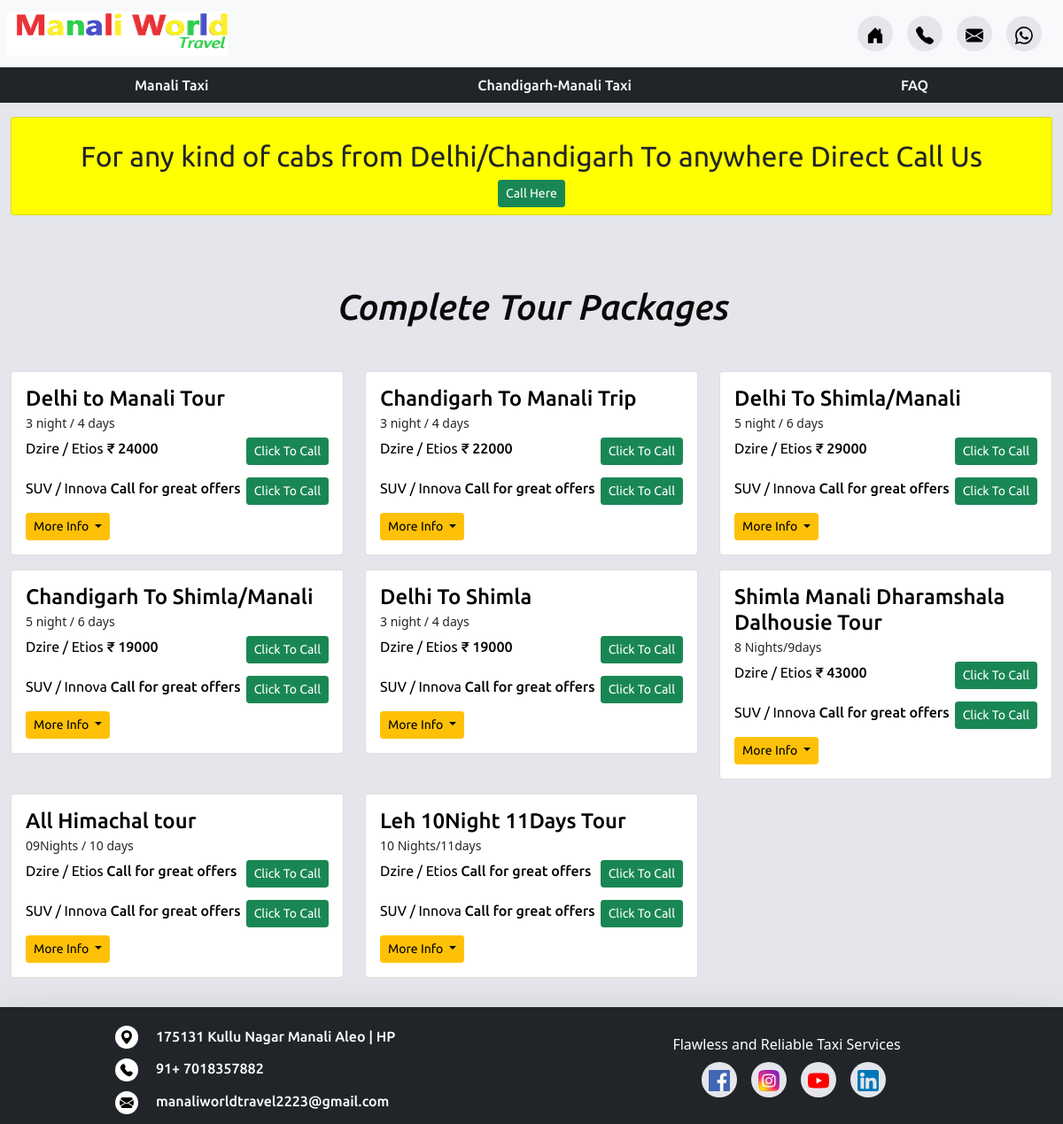
Screenshot of /tour-packages.php with the database file from the repository.
### tables this page shows
CREATE TABLE `tour_packages` (
  `id` int(11) NOT NULL,
  `title` varchar(255) NOT NULL,
  `period` varchar(255) DEFAULT NULL,
  `sedan_rate` varchar(255) DEFAULT NULL,
  `suv_rate` varchar(255) DEFAULT NULL,
  `tempo_rate` varchar(255) DEFAULT NULL,
  `more_info` text NOT NULL,
  `update_date` datetime NOT NULL DEFAULT current_timestamp()
);

### tour-packages.php (the view, shortened to what this page needs)
<!doctype html>
<html lang="en">
  <head>
    <link href="https://cdn.jsdelivr.net/npm/bootstrap@5.0.1/dist/css/bootstrap.min.css" rel="stylesheet">
    <link rel="stylesheet" href="https://cdn.jsdelivr.net/npm/bootstrap-icons@1.5.0/font/bootstrap-icons.css">
    <link rel="stylesheet" href="css/tour-packages.css">
    <link rel="stylesheet" href="css/header.css">
    <link rel="stylesheet" href="css/footer.css">
    <link rel="stylesheet" href="css/our-team.css">
    <link rel="stylesheet" href="css/authority.css">
    <link rel="stylesheet" href="css/tour-packages-media-query.css">
  </head>
  <body>
    <?php
        include("partials/header.php");
    ?>
    <section id="section_main" class="mt-3">
        <div class="container-fluid">
                <div class="card text-center p-2 main_query_msg_div">
                    <h1 class="mt-3 main_query_msg">For any kind of cabs from Delhi/Chandigarh To anywhere Direct Call Us</h1>
                    <div class="">
                        <a href="tel:<?php echo $phone_number;?>" class="btn btn-success btn-sm">Call Here</a>
                    </div>
                </div>
            <div id="tour_packages" class="row">
                <h1 class="heading">Complete Tour Packages</h1>
                <?php
                    include("partials/db.php");
                    $sql = "SELECT * FROM tour_packages ORDER BY id";
                    $result = $conn->query($sql);
                    if($result){
                        $row = $result->num_rows;
                        if($row ==0 ){
                            echo 'no result found';
                        }else{
                        while($data = $result->fetch_assoc()){
                            $title = $data['title'];
                            $period = $data['period'];
                            $sedan_rate = $data['sedan_rate'];
                            $suv_rate = $data['suv_rate'];
                            $tempo_rate = $data['tempo_rate'];
                            echo '<div class="col-md-6 col-lg-4 mt-3">
                                        <div class="card">
                                            <div class="card-body">
                                                <h5 class="card-title">'. $title .'</h5>
                                                <small class="period_text">'.$period.'</small>
                                                <div class="car_info">';
                                                    if($sedan_rate != 0 && $sedan_rate != null){
                                                        echo '<p class="card-text">Dzire / Etios <span class="price">₹ '.$sedan_rate.'</span> </p>';
                                                    }elseif($tempo_rate != 0 && $tempo_rate != null){
                                                        echo '<p class="card-text">12 Seater Tempo <span class="price">₹ '.$tempo_rate.'</span> </p>';
                                                    }else{
                                                        echo '<p class="card-text">Dzire / Etios <span class="price">Call for great offers</span> </p>';
                                                    }
                                                    echo '<div class="">
                                                    <a href="tel:'.$phone_number.'" class="btn btn-success btn-sm">Click To Call</a>
                                                </div>
                                                </div>
                                                <div class="car_info">';
                                                    if($suv_rate != 0 && $suv_rate != null){
                                                        echo '<p class="card-text">SUV / Innova <span class="price">₹ '.$suv_rate.'</span> </p>';
                                                    }else{
                                                        echo '<p class="card-text">SUV / Innova <span class="price">Call for great offers</span> </p>';
                                                    }
                                                    echo '<div class="">
                                                    <a href="tel:'.$phone_number.'" class="btn btn-success btn-sm">Click To Call</a>
                                                    </div>
                                                </div>
                                                <div class="dropdown ">
                                                    <a class="btn btn-warning btn-sm dropdown-toggle" href="#" role="button" id="dropdownMenuLink" data-bs-toggle="dropdown" aria-expanded="false">
                                                    More Info
                                                    </a>
                                                    <ul class="dropdown-menu px-4" aria-labelledby="dropdownMenuLink">';
                                                echo '</ul>
                                                </div>
                                            </div>
                                        </div>
                                    </div>';
                        }
                    }
                    }else{
                        echo 'sorry';
                    }
                ?>
            </div>
        </div>
    </section>
    <?php
        include("partials/footer.php");
    ?>
  </body>
</html>

### css/tour-packages.css (style rules this page uses)
:root { --body-bg-color: #E4E6EB; --font-family: 'Ubuntu', sans-serif; }
body { background-color: var(--body-bg-color); overflow-x: hidden; }
.heading { text-align: center; font-size: 2.5rem; margin-top: 5rem; margin-bottom: 2rem; color: #0A0A0A; font-family: var(--font-family); font-weight: 500; font-style: italic; }
.btn { font-family: var(--font-family); font-weight: 400; }
#section_main .card-body .card-title { font-family: var(--font-family); font-weight: 500; font-size: 1.5rem; color: #000; margin-bottom: 0px; }
#section_main .main_query_msg { font-family: var(--font-family); font-weight: 400; font-size: 2rem; }
#section_main .car_info { display: flex; justify-content: space-between; margin-top: 5px; }
#section_main .car_info p { font-family: var(--font-family); font-weight: 400; font-size: 1rem; color: #000; }
#section_main .car_info .price { font-family: var(--font-family); font-weight: 500; font-size: 1rem; color: #000; }
.main_query_msg_div { background-color: yellow; }

### css/header.css (style rules this page uses)
:root { --bg-secondary-color: #e4e6eb; --font-family: 'Ubuntu', sans-serif; }

### css/footer.css (style rules this page uses)
:root { --bg-secondary-color: #e4e6eb; --font-family: 'Ubuntu', sans-serif; }

### rows the page displays
tour_packages: title "Delhi to Manali Tour", period "3 night / 4 days", sedan_rate "24000", suv_rate "SUV / Innova"
tour_packages: title "Chandigarh To Manali Trip", period "3 night / 4 days", sedan_rate "22000", suv_rate "SUV / Innova"
tour_packages: title "Delhi To Shimla/Manali", period "5 night / 6 days", sedan_rate "29000", suv_rate "SUV / Innova"
tour_packages: title "Chandigarh To Shimla/Manali", period "5 night / 6 days", sedan_rate "19000", suv_rate "SUV / Innova"
tour_packages: title "Delhi To Shimla", period "3 night / 4 days", sedan_rate "19000", suv_rate "SUV / Innova"
tour_packages: title "Shimla Manali Dharamshala Dalhousie Tour", period "8 Nights/9days", sedan_rate "43000", suv_rate "SUV / Innova"
tour_packages: title "All Himachal tour", period "09Nights / 10 days", shows "Dzire / Etios"
tour_packages: title "Leh 10Night 11Days Tour", period "10 Nights/11days", shows "Dzire / Etios"
